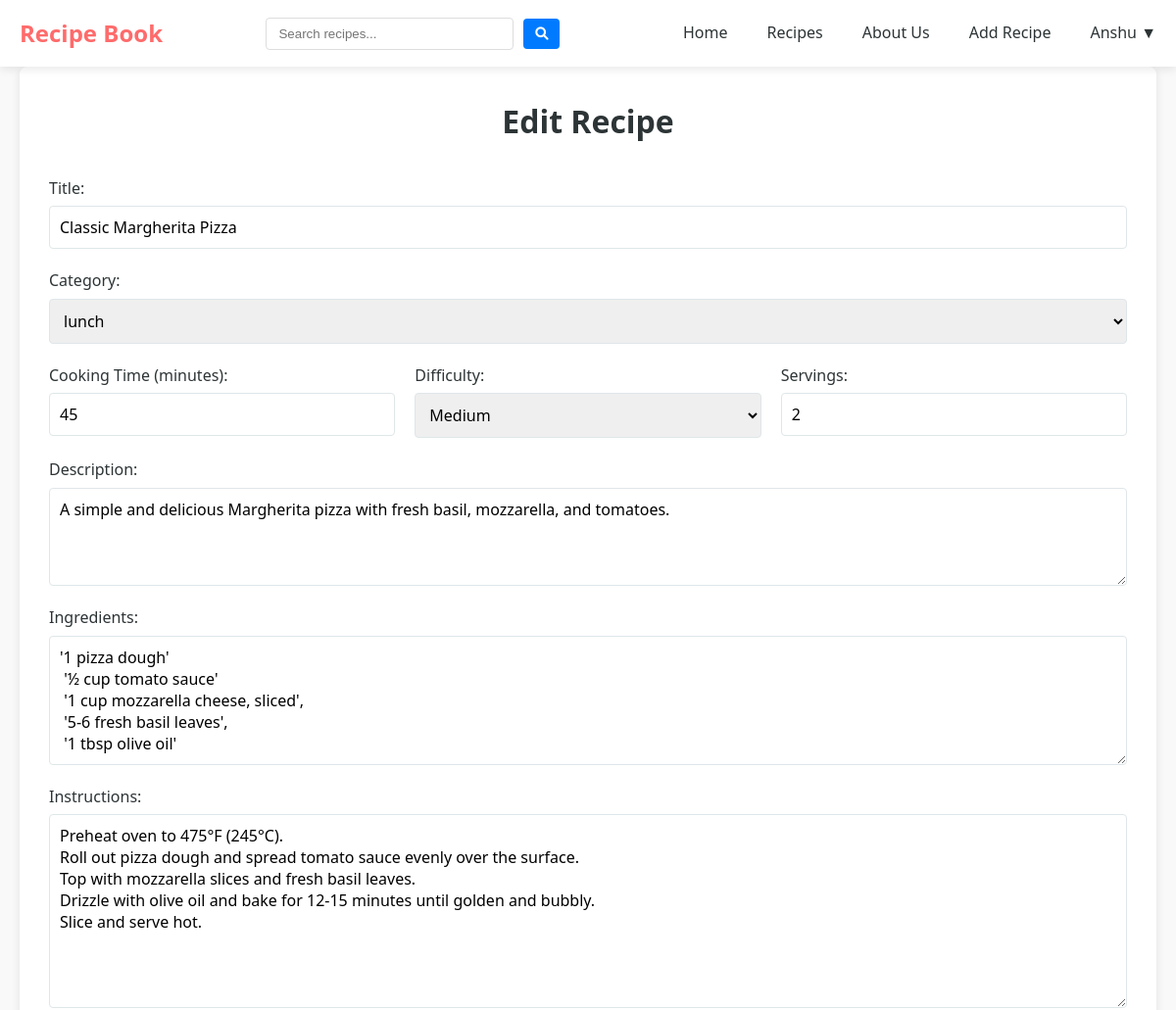
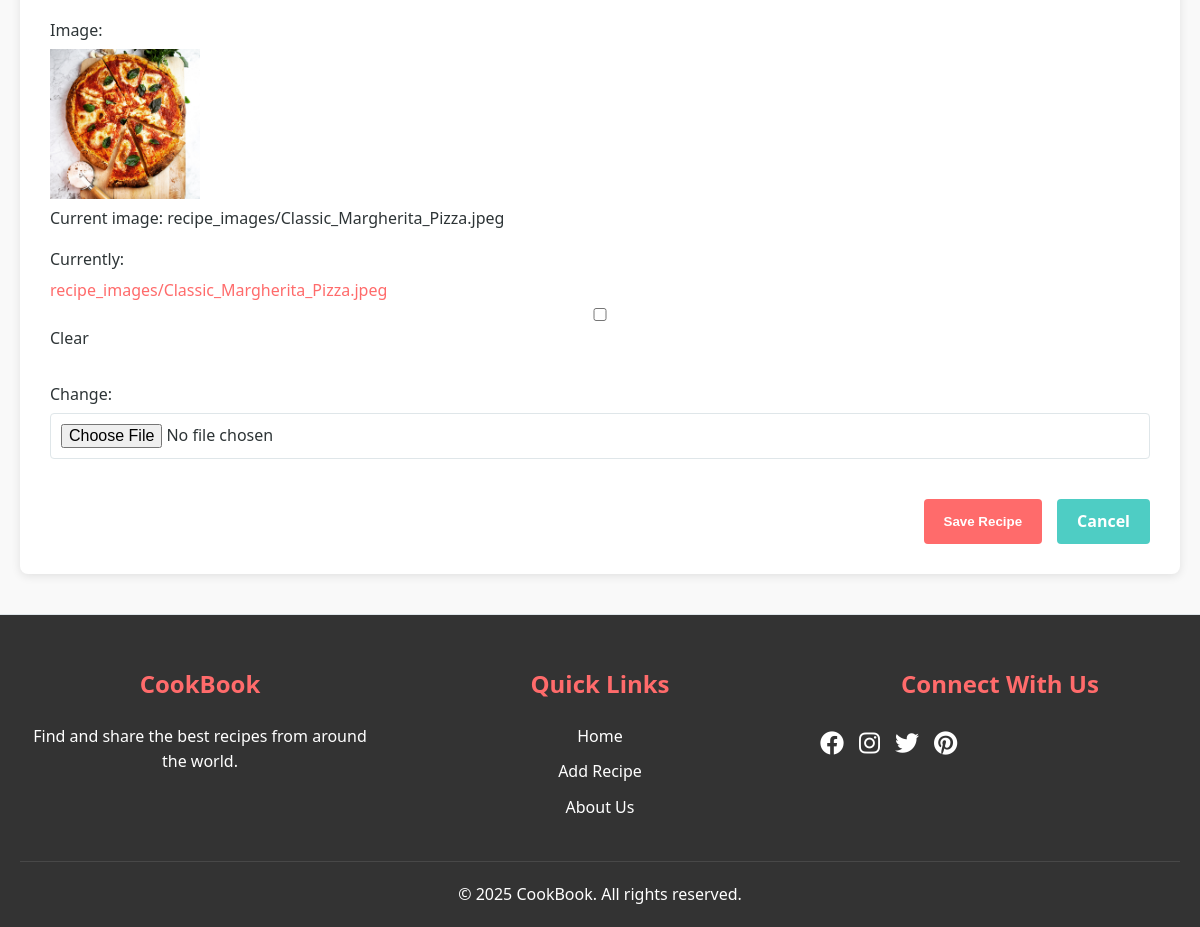
Screenshot of /recipes/7/edit/ (signed in) with the database file from the repository (2 pictures, top to bottom).
### recipes/models.py (models this page shows, shortened)
class Recipe(models.Model):
    DIFFICULTY_CHOICES = [
        ('easy', 'Easy'),
        ('medium', 'Medium'),
        ('hard', 'Hard'),
    ]
    title = models.CharField(max_length=200)
    description = models.TextField()
    ingredients = models.TextField()
    instructions = models.TextField()
    cooking_time = models.IntegerField(help_text="Cooking time in minutes")
    servings = models.IntegerField()
    difficulty = models.CharField(max_length=10, choices=DIFFICULTY_CHOICES)
    image = models.ImageField(upload_to='recipe_images/', blank=True, null=True)
    category = models.ForeignKey(Category, on_delete=models.SET_NULL, null=True)
    author = models.ForeignKey(User, on_delete=models.CASCADE)
    created_at = models.DateTimeField(auto_now_add=True)
    updated_at = models.DateTimeField(auto_now=True)

### recipes/views.py (the view)
# urls.py: path('recipes/<int:recipe_id>/edit/', views.recipe_edit, name='recipe_edit'),
@login_required
def recipe_edit(request, recipe_id):
    recipe = get_object_or_404(Recipe, id=recipe_id)
    if recipe.author != request.user:
        messages.error(request, "You don't have permission to edit this recipe.")
        return redirect('recipe_detail', recipe_id=recipe.id)
    if request.method == 'POST':
        form = RecipeForm(request.POST, request.FILES, instance=recipe)
        if form.is_valid():
            recipe = form.save()
            messages.success(request, 'Recipe updated successfully!')
            return redirect('recipe_detail', recipe_id=recipe.id)
    else:
        form = RecipeForm(instance=recipe)
    return render(request, 'recipes/recipe_form.html', {
        'form': form,
        'title': 'Edit Recipe',
        'recipe': recipe
    })

### recipes/forms.py
class RecipeForm(forms.ModelForm):
    class Meta:
        model = Recipe
        fields = ['title', 'description', 'ingredients', 'instructions',
                  'cooking_time', 'difficulty', 'servings', 'image', 'category']
        widgets = {
            'description': forms.Textarea(attrs={'rows': 3}),
            'ingredients': forms.Textarea(attrs={'rows': 5, 'placeholder': 'Enter each ingredient on a new line'}),
            'instructions': forms.Textarea(attrs={'rows': 8, 'placeholder': 'Enter each step on a new line'}),
        }

### recipes/models.py (called while the page is built)
    def __str__(self):
        return self.name

### templates/recipes/recipe_form.html (shortened to what this page needs)
{% extends 'base.html' %}
{% block content %}
<div class="form-page">
    <h1>{{ title }}</h1>
    <form method="post" enctype="multipart/form-data" class="recipe-form">
        <div class="form-group">
            <label for="{{ form.title.id_for_label }}">Title:</label>
            {{ form.title }}
        </div>
        <div class="form-group">
            <label for="{{ form.category.id_for_label }}">Category:</label>
            {{ form.category }}
        </div>
        <div class="form-row">
            <div class="form-group">
                <label for="{{ form.cooking_time.id_for_label }}">Cooking Time (minutes):</label>
                {{ form.cooking_time }}
            </div>
            <div class="form-group">
                <label for="{{ form.difficulty.id_for_label }}">Difficulty:</label>
                {{ form.difficulty }}
            </div>
            <div class="form-group">
                <label for="{{ form.servings.id_for_label }}">Servings:</label>
                {{ form.servings }}
            </div>
        </div>
        <div class="form-group">
            <label for="{{ form.description.id_for_label }}">Description:</label>
            {{ form.description }}
        </div>
        <div class="form-group">
            <label for="{{ form.ingredients.id_for_label }}">Ingredients:</label>
            {{ form.ingredients }}
        </div>
        <div class="form-group">
            <label for="{{ form.instructions.id_for_label }}">Instructions:</label>
            {{ form.instructions }}
        </div>
        <div class="form-group">
            <label for="{{ form.image.id_for_label }}">Image:</label>
            {% if recipe and recipe.image %}
                <div class="current-image">
                    <img src="{{ recipe.image.url }}" alt="{{ recipe.title }}" width="150">
                    <p>Current image: {{ recipe.image.name }}</p>
                </div>
            {% endif %}
            {{ form.image }}
        </div>
        <div class="form-actions">
            <button type="submit" class="btn btn-primary">Save Recipe</button>
            <a href="{% if recipe %}{% url 'recipe_detail' recipe.id %}{% else %}{% url 'recipe_list' %}{% endif %}" class="btn btn-secondary">Cancel</a>
        </div>
    </form>
</div>
{% endblock %}

### templates/base.html (shortened to what this page needs)
<!DOCTYPE html>
<html lang="en">
<head>
    <link rel="stylesheet" href="https://cdnjs.cloudflare.com/ajax/libs/font-awesome/6.0.0/css/all.min.css">
    <link rel="stylesheet" href="/static/css/styles.css">
</head>
<body>
    <header>
        <div class="container">
            <div class="logo">
                <a href="{% url 'home' %}">Recipe Book</a>
            </div>
            <form method="get" action="{% url 'recipe_list' %}" class="nav-search">
                <input type="text" name="search" placeholder="Search recipes..." value="{{ search_query|default:'' }}">
                <button type="submit"><i class="fas fa-search"></i></button>
            </form>
            <nav>
                <ul>
                    <li><a href="{% url 'home' %}">Home</a></li>
                    <li><a href="{% url 'recipe_list' %}">Recipes</a></li>
                    <li><a href="{% url 'about' %}">About Us</a></li>
                    {% if user.is_authenticated %}
                        <li><a href="{% url 'recipe_create' %}">Add Recipe</a></li>
                        <li class="user-menu">
                            <a href="#" class="user-toggle">{{ user.username }} ▼</a>
                        </li>
                    {% else %}
                        <li><a href="{% url 'login' %}">Login</a></li>
                        <li><a href="{% url 'register' %}">Register</a></li>
                    {% endif %}
                </ul>
            </nav>
        </div>
    </header>
    <main>
        <div class="container">
            {% block content %}{% endblock %}
        </div>
    </main>
    <footer>
        <div class="container">
            <div class="footer-content">
                <div class="footer-section">
                    <h3 class="footer-title">CookBook</h3>
                    <p>Find and share the best recipes from around the world.</p>
                </div>
                <div class="footer-section">
                    <h3 class="footer-title">Quick Links</h3>
                    <ul class="footer-links">
                        <li><a href="{% url 'home' %}">Home</a></li>
                        <li><a href="{% url 'recipe_create' %}">Add Recipe</a></li>
                        <li><a href="{% url 'about' %}">About Us</a></li>
                    </ul>
                </div>
                <div class="footer-section">
                    <h3 class="footer-title">Connect With Us</h3>
                    <div class="social-links">
                        <a href="#" class="social-link"><i class="fab fa-facebook"></i></a>
                        <a href="#" class="social-link"><i class="fab fa-instagram"></i></a>
                        <a href="#" class="social-link"><i class="fab fa-twitter"></i></a>
                        <a href="#" class="social-link"><i class="fab fa-pinterest"></i></a>
                    </div>
                </div>
            </div>
            <div class="footer-bottom">
                <p>&copy; {% now "Y" %} CookBook. All rights reserved.</p>
            </div>
        </div>
    </footer>
</body>
</html>

### static/css/styles.css (style rules this page uses)
:root { --primary-color: #ff6b6b; --secondary-color: #4ecdc4; --accent-color: #ffd166; --text-color: #2d3436; --light-text: #636e72; --background-color: #ffffff; --light-background: #f9f9f9; --border-color: #dfe6e9; --success-color: #55efc4; --danger-color: #ff7675; --shadow: 0 2px 10px rgba(0, 0, 0, 0.1); }
* { margin: 0; padding: 0; box-sizing: border-box; }
body { font-family: "Segoe UI", Tahoma, Geneva, Verdana, sans-serif; color: var(--text-color); line-height: 1.6; background-color: var(--light-background); }
.container { width: 100%; max-width: 1200px; margin: 0 auto; padding: 0 20px; }
a { text-decoration: none; color: var(--primary-color); transition: color 0.3s ease; }
ul { list-style: none; }
img { max-width: 100%; height: auto; }
.btn { display: inline-block; padding: 10px 20px; border-radius: 4px; font-weight: 600; cursor: pointer; transition: all 0.3s ease; border: none; text-align: center; }
.btn-primary { background-color: var(--primary-color); color: white; }
.btn-secondary { background-color: var(--secondary-color); color: white; }
header { background-color: var(--background-color); box-shadow: var(--shadow); padding: 15px 0; position: sticky; top: 0; z-index: 100; }
header .container { display: flex; justify-content: space-between; align-items: center; }
.logo a { font-size: 24px; font-weight: 700; color: var(--primary-color); }
nav ul { display: flex; }
nav ul li { margin-left: 20px; position: relative; }
nav ul li a { color: var(--text-color); font-weight: 500; }
.user-menu { position: relative; }
.user-toggle { cursor: pointer; display: flex; align-items: center; }
footer { background-color: var(--background-color); padding: 20px 0; margin-top: 40px; border-top: 1px solid var(--border-color); text-align: center; color: var(--light-text); }
.form-page { background-color: var(--background-color); border-radius: 8px; padding: 30px; box-shadow: var(--shadow); }
.form-page h1 { margin-bottom: 30px; text-align: center; }
.recipe-form { display: flex; flex-direction: column; gap: 20px; }
.form-group { display: flex; flex-direction: column; gap: 5px; }
.form-row { display: grid; grid-template-columns: repeat(auto-fit, minmax(200px, 1fr)); gap: 20px; }
.form-group label { font-weight: 500; }
.form-group input, .form-group select, .form-group textarea { padding: 10px; border: 1px solid var(--border-color); border-radius: 4px; font-family: inherit; font-size: 1rem; }
.form-group textarea { min-height: 100px; resize: vertical; }
.form-actions { display: flex; gap: 15px; justify-content: flex-end; margin-top: 20px; }
.current-image { margin-bottom: 10px; }

### templates/base.html (style rules this page uses)
header .container { display: flex; align-items: center; justify-content: space-between; gap: 20px; }
.logo { flex-shrink: 0; }
.nav-search { display: flex; align-items: center; gap: 10px; max-width: 300px; width: 100%; }
.nav-search input[type="text"] { padding: 8px 12px; border: 1px solid #ddd; border-radius: 4px; width: 100%; min-width: 200px; }
.nav-search button { padding: 8px 12px; background-color: #007bff; color: white; border: none; border-radius: 4px; cursor: pointer; transition: background-color 0.3s ease; flex-shrink: 0; }
nav { display: flex; align-items: center; gap: 20px; }
nav ul { display: flex; align-items: center; gap: 20px; margin: 0; padding: 0; list-style: none; }
footer { background-color: #333; color: white; padding: 50px 0 20px; }
.footer-content { display: grid; grid-template-columns: repeat(3, 1fr); gap: 40px; margin-bottom: 30px; }
.footer-title { color: #ff6b6b; font-size: 1.5em; margin-bottom: 20px; }
.footer-section p { color: #fff; line-height: 1.6; }
.footer-links { list-style: none; padding: 0; margin: 0; }
.footer-links li { margin-bottom: 10px; }
.footer-links a { color: #fff; text-decoration: none; transition: color 0.3s ease; }
.social-links { display: flex; gap: 15px; }
.social-link { color: #fff; font-size: 1.5em; transition: color 0.3s ease; }
.footer-bottom { text-align: center; padding-top: 20px; border-top: 1px solid rgba(255, 255, 255, 0.1); }

### rows the page displays
Recipe: title "Classic Margherita Pizza", category "lunch", cooking_time "45", difficulty "Medium", servings "2", description "A simple and delicious Margherita pizza with fresh basil, mozzarella, and tomatoes.", ingredients "'1 pizza dough' '½ cup tomato sauce' '1 cup mozzarella cheese, sliced', '5-6 fresh basil leaves', '1 tbsp olive oil'", instructions "Preheat oven to 475°F (245°C). Roll out pizza dough and spread tomato sauce evenly over the surface. Top with mozzarella slices and fresh basil leaves. Drizzle with olive oil and bake for 12-15 minutes until golden and bubbly. Slice and serve hot.", image (picture), image.name "recipe_images/Classic_Margherita_Pizza.jpeg"

### other values shown
{{ user.username }} "Anshu"
{{ title }} "Edit Recipe"
